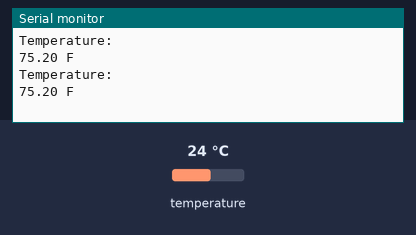
The sketch below on a simulated Arduino Uno, built with avr-gcc and run on an emulated ATmega328P. Shown: the last lines printed to the serial monitor. Wiring (inferred from the names in the program): MPU-6050 motion sensor at I2C address 0x68. Inputs (shaded band) come from the test bench; at power-on: temperature 24 °C.

Above: at 1.8 s.
1.9 s: temperature set to 12 °C
At 2.8 s:
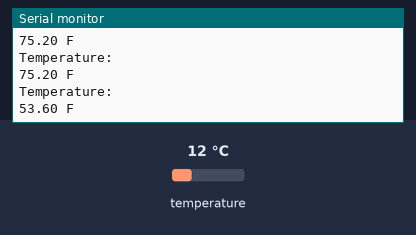
3.4 s: temperature set to 19 °C
At 4.8 s:
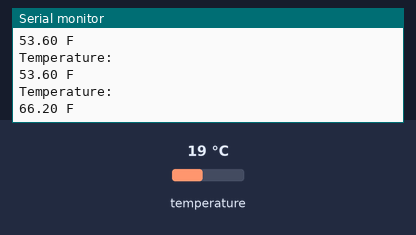
Timing chart, 0 to 6.4 s (numbered marks = the images above; inputs shaded):
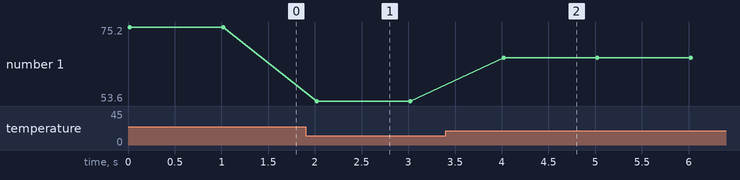

Measured:
- after the input at 1.9 s, the serial monitor: prints a new line after 0.12 s (image 1)
- after the input at 3.4 s, the serial monitor: prints a new line after 0.62 s (image 2)
- plotted number 1: 75.2 → 53.6 after the input at 1.9 s, 53.6 → 66.2 after the input at 3.4 s

The sketch:

Temperature_I2C.ino
```cpp
#include <Wire.h>  // Include I2C library for communication with the MPU-6050

// Define the I2C address of the MPU-6050 sensor
const int MPU_ADDR = 0x68;

// Variables to store raw and converted temperature values
int16_t raw_temp;
float temperature_celsius;
float temperature_fahrenheit;

void setup() {
  Serial.begin(9600);    // Start serial communication at 9600 baud for debugging
  Wire.begin();          // Initialize I2C communication (STM32: SDA = PB9, SCL = PB8)

  // Wake up the MPU-6050 by writing 0 to the power management register (0x6B)
  Wire.beginTransmission(MPU_ADDR);
  Wire.write(0x6B);      // Address of the power management register
  Wire.write(0);         // Set register value to 0 to wake the sensor
  Wire.endTransmission(true);
}

void loop() {
  // Request the temperature data starting from TEMP_OUT_H (0x41)
  Wire.beginTransmission(MPU_ADDR);
  Wire.write(0x41);      // Temperature high byte register
  Wire.endTransmission(false); // Send repeated start for read
  Wire.requestFrom(MPU_ADDR, 2, true); // Request 2 bytes: TEMP_OUT_H and TEMP_OUT_L

  // Wait until data is available, then read and process it
  if (Wire.available() >= 2) {
    // Combine high and low bytes into a signed 16-bit integer
    raw_temp = Wire.read() << 8 | Wire.read();

    // Convert raw temperature to degrees Celsius using formula from datasheet
    temperature_celsius = (raw_temp / 340.0) + 36.53;

    // Convert Celsius to Fahrenheit
    temperature_fahrenheit = (temperature_celsius * 9.0 / 5.0) + 32.0;

    // Print temperature in Fahrenheit to Serial Monitor
    Serial.println("Temperature: ");
    Serial.print(temperature_fahrenheit);
    Serial.println(" F");
  }

  delay(1000); // Wait 1 second before next reading
}
```
